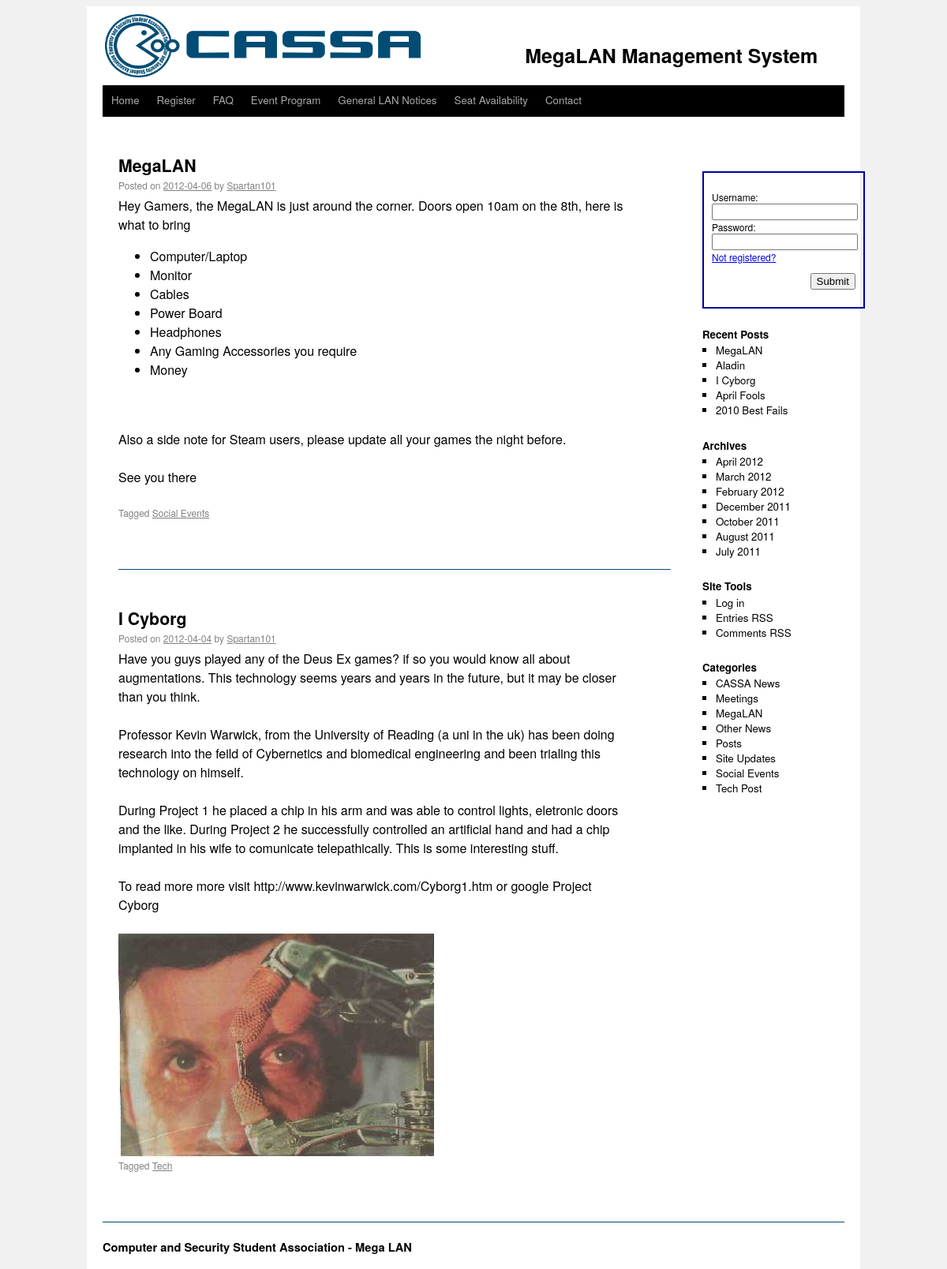
Screenshot of /xampp/htdocs/home.php with the database file from the repository.
### tables this page shows
CREATE TABLE IF NOT EXISTS `news` (
  `newsID` int(11) NOT NULL AUTO_INCREMENT,
  `subject` varchar(64) NOT NULL,
  `date` date NOT NULL,
  `author` varchar(32) NOT NULL,
  `message` varchar(800) NOT NULL,
  `image` varchar(256) DEFAULT NULL,
  `tag` varchar(64) DEFAULT NULL,
  PRIMARY KEY (`newsID`)
);

### xampp/htdocs/home.php (the view, shortened to what this page needs)
<?php
	include("includes/template.php");
	include("includes/conn.php");
?>
<!DOCTYPE html PUBLIC "-//W3C//DTD XHTML 1.0 Transitional//EN" "http://www.w3.org/TR/xhtml1/DTD/xhtml1-transitional.dtd">
<html xmlns="http://www.w3.org/1999/xhtml">
<head></head>
<body>
<center>
<div id='shell'>
<div id="content">
<?php
echo '<div id="article">';
	$query = "SELECT * FROM news ORDER BY `newsID` DESC";
	$result = $db->query($query);
	for ($i=0; $i<$result->num_rows; $i++)
	{
		$row = $result->fetch_assoc();
		$subject = $row['subject'];
		$date = $row['date'];
		$author = $row['author'];
		$message = $row['message'];
		$imageDir = $row['image'];
		$tag = $row['tag'];
		echo '<div class="articleTitle">'.$subject.'<br /></div>';
		echo '<div class="articleSubTitle">Posted on <u>'.$date.'</u> by <u>'.$author.'</u>';
		echo '</div><br/>';
		echo '<div class="articleMessage">'.$message.'<br /><br /></div>';
		if (!empty($imageDir))
		{
			echo '<div class="articleImage"><img src="NewsArticle/uploads/'.$imageDir.'" title="'.$subject.'" /></div>';
		}
		echo '<div class="articleTag">Tagged <u>'.$tag.'</u><br /><br /></div>';
		if ($i+1 < $result->num_rows)
		{
			echo '<br /><br />';
			echo '<div class="blueLine700"></div>';
			echo '<br /><br />';
		}
		else
		{
			echo '<br /><br />';
		}
	}
echo '</div>';
?>
</div>
<div id="footer">
</div>
</div>
</center>
</body>
</html>

### xampp/htdocs/includes/template.php (shortened to what this page needs)
<!DOCTYPE html PUBLIC "-//W3C//DTD XHTML 1.0 Transitional//EN" "http://www.w3.org/TR/xhtml1/DTD/xhtml1-transitional.dtd">
<html xmlns="http://www.w3.org/1999/xhtml">
<head>
	<link rel="stylesheet" type="text/css" href="css/style.css" />
</head>
<body>
<center>
<div id='shell'>
	<table width="940px" height="100px" border='0'>
	<tr>
		<td width="500px">
			<img align="left" src="images/logos/CASSA_Header.png" width="400px" height="80px">
		</td>
		<td width="440px" align="center" style='vertical-align: bottom;'>
			<h1 align="center">MegaLAN Management System </h1>
		</td>
	</tr>
	</table>
<div class='menuBar'>
	<ul>
		<li onmouseover='this.style.backgroundColor="#333333"'
			onmouseout='this.style.backgroundColor="black"'
			onclick='window.location.href="home.php"'>
			<a href='home.php'>Home</a>
		</li>
		<li	onmouseover='this.style.backgroundColor="#333333"'
			onmouseout='this.style.backgroundColor="black"'
			onclick='window.location.href="register.php"'>
			<a href='register.php'>Register</a>
		</li>
		<li onmouseover='this.style.backgroundColor="#333333";
						document.getElementById("faq").style.display="block"'
			onmouseout='this.style.backgroundColor="black";
						document.getElementById("faq").style.display="none"'
			onclick='window.location.href="eventProgram.php"'>
			<a href='faq.php'>FAQ</a>
		</li>
		<li	onmouseover='this.style.backgroundColor="#333333";
						document.getElementById("event").style.display="block"'
			onmouseout='this.style.backgroundColor="black";
						document.getElementById("event").style.display="none"'
			onclick='window.location.href="eventProgram.php"'>
			<a href='eventProgram.php'>Event Program</a>
		</li>
		<li onmouseover='this.style.backgroundColor="#333333"'
			onmouseout='this.style.backgroundColor="black"'
			onclick='window.location.href="notices.php"'>
			<a href='notices.php'>General LAN Notices</a>
		</li>
		<li onmouseover='this.style.backgroundColor="#333333"'
			onmouseout='this.style.backgroundColor="black"'
			onclick='window.location.href="seatMap.php"'>
			<a href='seatMap.php'>Seat Availability</a>
		</li>
		<li	onmouseover='this.style.backgroundColor="#333333"'
			onmouseout='this.style.backgroundColor="black"'
			onclick='window.location.href="contact.php"'>
			<a href='contact.php'>Contact</a>
		</li>
	</ul>
	<br style='clear: left' />
</div>
<br /><br />
</div>
</center>
</body>
</html>

### xampp/htdocs/css/style.css (style rules this page uses)
h1 { color: black; font-size: 25px; }
html, body, #shell { height: 100%; margin-left: 0px; margin-right: 0px; margin-bottom: 0px; padding: 0px; }
body { background-color: #F1F1F1; font-family: "Helvetica Neue", Arial, Helvetica, "Nimbus Sans L", sans-serif; }
#shell { width: 980px; background-color: white; }
.menuBar { background-color: black; display: block; margin: 0pt auto; padding: 0pt; width: 940px; height: 40px; vertical-align: baseline; color: #BBBBBB; font-size: 10px; line-height: 14px; position: relative; z-index: 99999999999999; }
.menuBar ul { list-style: none outside none; margin: 0pt; padding: 0pt; border: 0pt none; font-size: 10pt; vertical-align: baseline; line-height: 14pt; cursor: pointer; }
.menuBar li { float: left; position: relative; background: none repeat scroll 0%0% rgb(0,0,0); border: 0pt none; margin: 0pt auto; padding: 10px; cursor: pointer; }
.menuBar li a { color: rgb(170,170,170); display: block; padding: 0pt 1px; text-decoration: none; }
#content { width: 650px; vertical-align: top; float: left; margin-left: 40px; text-align: left; }
#rightPanel { width: 180px; float: right; position: relative; left: -20px; }
#loginBox { width: 182px; border: 2px solid #000099; padding:10px; vertical-align: middle; }
#rightPanelNavigation { font-size: 10pt; text-align: left; }
.rightPanelList { position: relative; left: -23px; top: -12px; }
.rightPanelList li { list-style-type: square; }
#footer { height: 60px; margin-left: 20px; position: relative; bottom: 0; clear: both; font-size: 11pt; text-align: left; }
.blueLine940 { background-color: #014C74; width: 940px; height: 1px; font-size: 2px; }
.blueLine700 { background-color: #014C74; width: 700px; height: 1px; font-size: 2px; }
p { font-size: 12px; }
#article { width: 640px; }
.articleTitle { font-weight: bold; line-height: 24pt; font-size: 16pt; }
.articleSubTitle { font-weight: normal; font-size: 9pt; color: grey; float: left; }
.articleMessage { font-size: 12pt; line-height: 18pt; }
.articleImage { max-width: 640px; }
.articleTag { font-weight: normal; font-size: 9pt; color: grey; }

### rows the page displays
news: subject "MegaLAN", date "2012-04-06", author "Spartan101", message "Hey Gamers, the MegaLAN is just around the corner. Doors open 10am on the 8th, here is what to bring Computer/Laptop Monitor Cables Power Board Headphones Any Gaming Accessories you require Money Also a side note for Steam users, please update all your games the night before. See you there", tag "Social Events"
news: subject "I Cyborg", date "2012-04-04", author "Spartan101", message "Have you guys played any of the Deus Ex games? if so you would know all about augmentations. This technology seems years and years in the future, but it may be closer than you think. Professor Kevin Warwick, from the University of Reading (a uni in the uk) has been doing research into the feild of Cybernetics and biomedical engineering and been trialing this technology on himself. During Project 1 he placed a chip in his arm and was able to control lights, eletronic doors and the like. During Project 2 he successfully controlled an artificial hand and had a chip implanted in his wife to comunicate telepathically. This is some interesting stuff. To read more more visit…", image (picture), tag "Tech"
